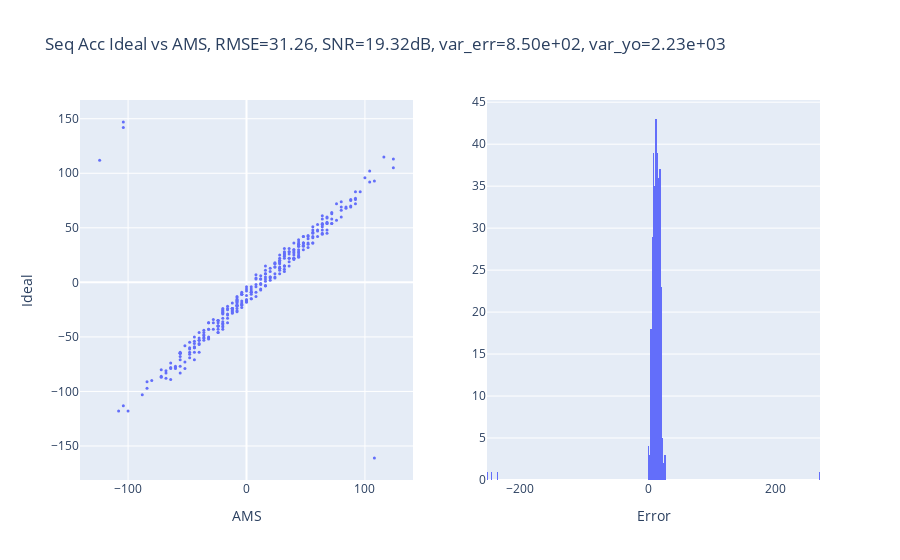

Notebook code cell kept with this figure:
### Code cell
w,x,wx_outBits = generate_qracc_inputs(
    wDimX = 32, #nColumns
    wDimY = 128, #nRows
    xBatches = 10,
    xTrits = 3,
    outBits = 4,
    seed = 0,
    weight_mode = 'bipolar',
    col_symmetric=False
)

# ams = np.loadtxt('../tb/seq_acc/inputs/adc_out.txt')
ams = np.loadtxt('../tb/seq_acc/inputs/mac_out_ams.txt')

wx = w @ x.T

# ams.astype(int), wx[::-1].T

ams_fp = ams.flatten()#/(2**8)
wx_fp = wx[::-1].T.flatten()#/(2**8)

rmse = np.sqrt(np.mean((ams_fp - wx_fp)**2))
# SNR

err = ams_fp - wx_fp
snr = 20*np.log(np.var(ams_fp) / np.var(err))
var_err = np.var(err)
var_rtl = np.var(ams_fp)

a = px.scatter(
    x=ams.flatten(), 
    y=wx[::-1].T.flatten(), 
    width=400, 
    height=400, 
    title=f'Ideal vs RTL, RMSE={rmse:.2f}, SNR={snr:.2f}dB', 
    labels={'x': 'RTL', 'y': 'Ideal'}
)
a.update_traces(marker=dict(size=3))
b = px.histogram(
    err,
    width = 400,
    height = 400,
    title = 'Error Histogram',
    nbins=500
)

fig = sp.make_subplots(rows=1, cols=2)
fig.append_trace(a["data"][0], 1, 1)
fig.append_trace(b["data"][0], 1, 2)

fig.update_layout(
    title_text=f'Seq Acc Ideal vs AMS, RMSE={rmse:.2f}, SNR={snr:.2f}dB, var_err={var_err:.2e}, var_yo={var_rtl:.2e}',
    showlegend=False
)
fig.update_xaxes(title_text='AMS', row=1, col=1)
fig.update_yaxes(title_text='Ideal', row=1, col=1)
fig.update_xaxes(title_text='Error', row=1, col=2)
fig.show()

print(f'SNR of ideal ADC: {6.02*4 + 1.76:.2f}dB')

### Figure 1 — Plotly figure (JSON) as saved in the notebook; plotly's stock layout.template omitted (floating-point values rounded to 4 significant figures; data arrays with more than 128 entries replaced by an {"elided": "..."} marker saying what was removed)
{"data": [{"hovertemplate": "RTL=%{x}<br>Ideal=%{y}<extra></extra>", "legendgroup": "", "marker": {"color": "#636efa", "size": 3, "symbol": "circle"}, "mode": "markers", "name": "", "orientation": "v", "showlegend": false, "type": "scatter", "x": {"elided": "320 int values"}, "xaxis": "x", "y": {"elided": "320 int values"}, "yaxis": "y"}, {"alignmentgroup": "True", "bingroup": "x", "hovertemplate": "variable=0<br>value=%{x}<br>count=%{y}<extra></extra>", "legendgroup": "0", "marker": {"color": "#636efa", "pattern": {"shape": ""}}, "name": "0", "nbinsx": 500, "offsetgroup": "0", "orientation": "v", "showlegend": true, "type": "histogram", "x": {"elided": "320 int values"}, "xaxis": "x2", "yaxis": "y2"}], "layout": {"showlegend": false, "title": {"text": "Seq Acc Ideal vs AMS, RMSE=31.26, SNR=19.32dB, var_err=8.50e+02, var_yo=2.23e+03"}, "xaxis": {"anchor": "y", "domain": [0, 0.45], "title": {"text": "AMS"}}, "xaxis2": {"anchor": "y2", "domain": [0.55, 1], "title": {"text": "Error"}}, "yaxis": {"anchor": "x", "domain": [0, 1], "title": {"text": "Ideal"}}, "yaxis2": {"anchor": "x2", "domain": [0, 1]}}}
